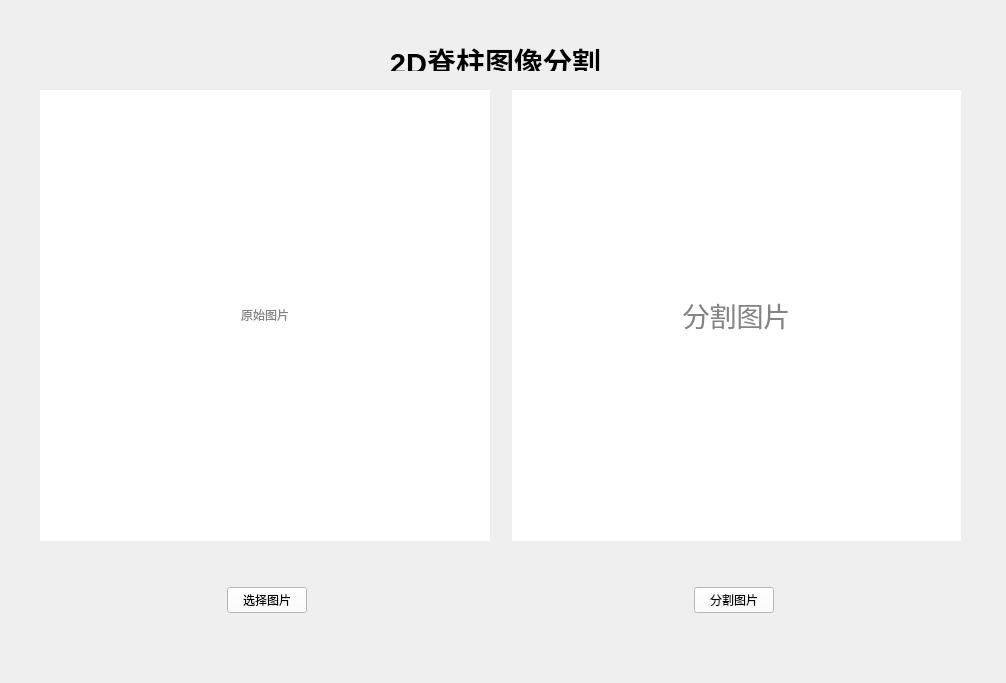
<?xml version="1.0" encoding="UTF-8"?>
<ui version="4.0">
 <class>Form</class>
 <widget class="QWidget" name="Form">
  <property name="geometry">
   <rect>
    <x>0</x>
    <y>0</y>
    <width>1006</width>
    <height>683</height>
   </rect>
  </property>
  <property name="windowTitle">
   <string>Form</string>
  </property>
  <widget class="QWidget" name="horizontalLayoutWidget">
   <property name="geometry">
    <rect>
     <x>40</x>
     <y>90</y>
     <width>921</width>
     <height>451</height>
    </rect>
   </property>
   <layout class="QHBoxLayout" name="horizontalLayout">
    <property name="spacing">
     <number>22</number>
    </property>
    <property name="leftMargin">
     <number>0</number>
    </property>
    <item>
     <widget class="QLabel" name="label_original_show">
      <property name="sizePolicy">
       <sizepolicy hsizetype="Preferred" vsizetype="Preferred">
        <horstretch>0</horstretch>
        <verstretch>0</verstretch>
       </sizepolicy>
      </property>
      <property name="styleSheet">
       <string notr="true">background-color: rgb(255, 255, 255);
font: 20pt &quot;宋体&quot;;</string>
      </property>
      <property name="text">
       <string>&lt;html&gt;&lt;head/&gt;&lt;body&gt;&lt;p align=&quot;center&quot;&gt;&lt;span style=&quot; color:#848484;&quot;&gt;原始图片&lt;/span&gt;&lt;/p&gt;&lt;/body&gt;&lt;/html&gt;</string>
      </property>
      <property name="textFormat">
       <enum>Qt::AutoText</enum>
      </property>
     </widget>
    </item>
    <item>
     <widget class="QLabel" name="label_sementic_show">
      <property name="baseSize">
       <size>
        <width>100</width>
        <height>0</height>
       </size>
      </property>
      <property name="font">
       <font>
        <family>宋体</family>
        <pointsize>20</pointsize>
        <weight>50</weight>
        <italic>false</italic>
        <bold>false</bold>
       </font>
      </property>
      <property name="styleSheet">
       <string notr="true">background-color: rgb(255, 255, 255);
font: 20pt &quot;宋体&quot;;</string>
      </property>
      <property name="text">
       <string>&lt;html&gt;&lt;head/&gt;&lt;body&gt;&lt;p align=&quot;center&quot;&gt;&lt;span style=&quot; color:#848484;&quot;&gt;分割图片&lt;/span&gt;&lt;/p&gt;&lt;/body&gt;&lt;/html&gt;</string>
      </property>
      <property name="alignment">
       <set>Qt::AlignCenter</set>
      </property>
      <property name="margin">
       <number>0</number>
      </property>
     </widget>
    </item>
   </layout>
  </widget>
  <widget class="QWidget" name="horizontalLayoutWidget_2">
   <property name="geometry">
    <rect>
     <x>40</x>
     <y>560</y>
     <width>921</width>
     <height>80</height>
    </rect>
   </property>
   <layout class="QHBoxLayout" name="horizontalLayout_2">
    <property name="spacing">
     <number>200</number>
    </property>
    <item>
     <widget class="QPushButton" name="pushButton_select">
      <property name="sizePolicy">
       <sizepolicy hsizetype="Fixed" vsizetype="Fixed">
        <horstretch>0</horstretch>
        <verstretch>0</verstretch>
       </sizepolicy>
      </property>
      <property name="styleSheet">
       <string notr="true">background-color: rgb(255, 255, 255);
font: 16pt &quot;宋体&quot;;</string>
      </property>
      <property name="text">
       <string>选择图片</string>
      </property>
     </widget>
    </item>
    <item>
     <widget class="QPushButton" name="pushButton_sementic">
      <property name="sizePolicy">
       <sizepolicy hsizetype="Fixed" vsizetype="Fixed">
        <horstretch>0</horstretch>
        <verstretch>0</verstretch>
       </sizepolicy>
      </property>
      <property name="styleSheet">
       <string notr="true">background-color: rgb(255, 255, 255);
font: 16pt &quot;宋体&quot;;</string>
      </property>
      <property name="text">
       <string>分割图片</string>
      </property>
     </widget>
    </item>
   </layout>
  </widget>
  <widget class="QLabel" name="label_title">
   <property name="geometry">
    <rect>
     <x>380</x>
     <y>40</y>
     <width>231</width>
     <height>31</height>
    </rect>
   </property>
   <property name="text">
    <string>&lt;html&gt;&lt;head/&gt;&lt;body&gt;&lt;p align=&quot;center&quot;&gt;&lt;span style=&quot; font-size:22pt; font-weight:600;&quot;&gt;2D脊柱图像分割&lt;/span&gt;&lt;/p&gt;&lt;/body&gt;&lt;/html&gt;</string>
   </property>
   <property name="textFormat">
    <enum>Qt::AutoText</enum>
   </property>
  </widget>
 </widget>
 <resources/>
 <connections/>
</ui>
